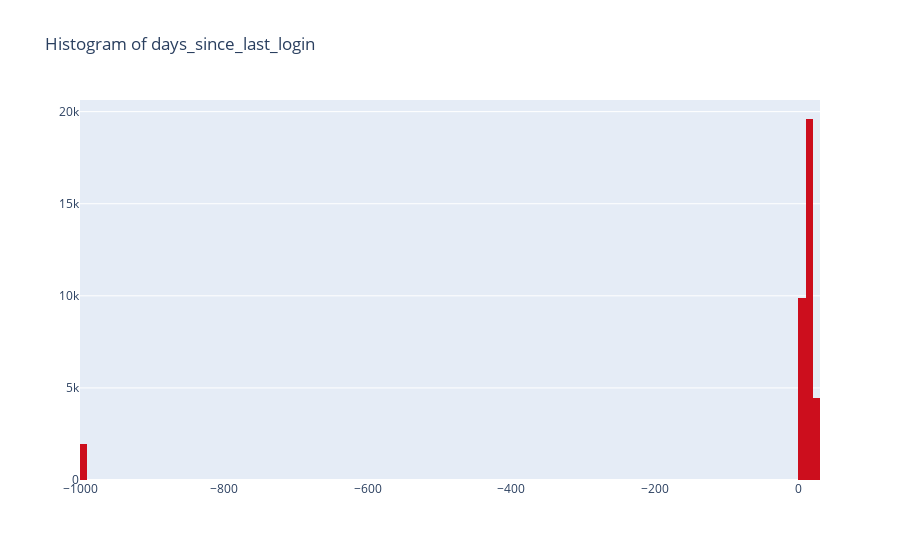

Here is the notebook cell this chart was saved with:
### Markdown cell above
#### Let's look at the top 10 cities

### Code cell
plot_hist(attrition_data,"days_since_last_login")

### Figure 1 — Plotly figure (JSON) as saved in the notebook; plotly's stock layout.template omitted (floating-point values rounded to 4 significant figures; data arrays with more than 128 entries replaced by an {"elided": "..."} marker saying what was removed)
{"data": [{"marker": {"color": "#CC0E1D"}, "type": "histogram", "x": {"elided": "35829 int values"}}], "layout": {"title": {"text": "Histogram of days_since_last_login"}}}
